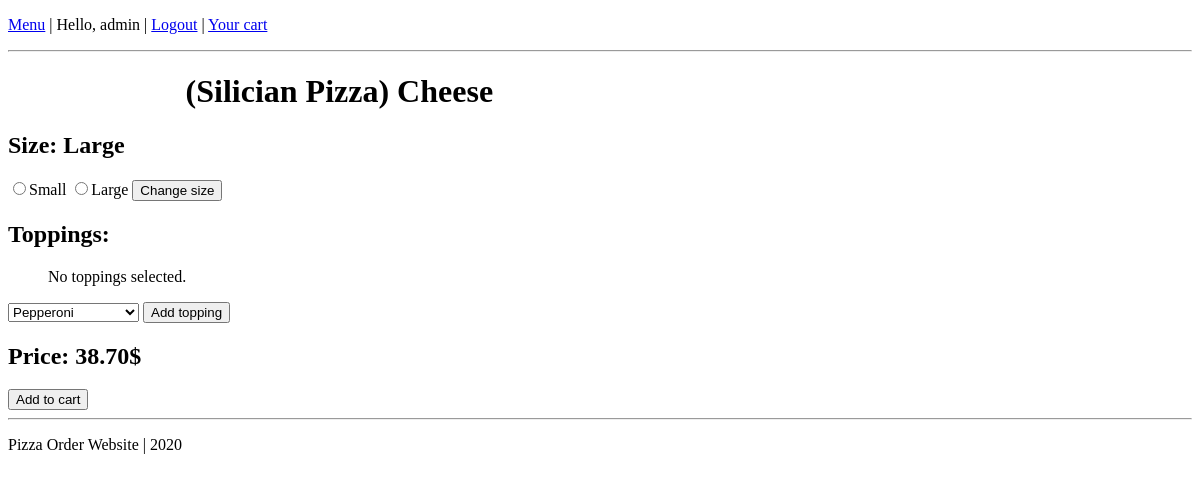
Page /12 (signed in) on the committed database.
### orders/models.py (models this page shows, shortened)
class MenuItem(models.Model):
    name_parent = models.ForeignKey(ItemName, on_delete=models.CASCADE, related_name='item_list', verbose_name='(Kind) - Name', default=-1)
    size_parent = models.ForeignKey(ItemSize, on_delete=models.CASCADE, related_name='item_list', verbose_name='(Kind) - Size', default=-1)
    price = models.DecimalField(max_digits=5, decimal_places=2, blank=False, default=0)
    @property
    def kind_parent(self):
        return self.name_parent.kind_parent
    @property
    def kind(self):
        return self.name_parent.kind_parent.kind
    @property
    def name(self):
        return self.name_parent.name
    @property
    def size(self):
        return self.size_parent.size

class ItemName(models.Model):
    kind_parent = models.ForeignKey(ItemKind, on_delete=models.CASCADE, related_name="name_list", verbose_name='Kind', default=-1)
    name = models.CharField(max_length=64, blank=False, default='')

class ItemKind(models.Model):
    kind = models.CharField(max_length=64, blank=False, default='')

class ItemSize(models.Model):
    kind_parent = models.ForeignKey(ItemKind, on_delete=models.CASCADE, related_name="size_list", verbose_name='Kind', default=-1)
    size = models.CharField(max_length=64, blank=False, default='')

### orders/views.py (the view, shortened to what this page needs)
# urls.py: path("<int:menu_id>", views.item_info, name="item_info"),
def item_info(request, menu_id):
    if not request.user.is_authenticated:
        return render(request, 'error.html', context={"message": "Only authenticated users are able to prepare and submit orders."})
    item = MenuItem.objects.get(id=menu_id)
    if not item:
        raise Http404('Item not in menu.')
    if 'pizza' in item.kind:
        selected_toppings = request.session.get('selected_toppings', [])
        if request.method == 'POST':
            new_topping = request.POST.get('topping', None)
            toDelete_topping = request.POST.get('delete', None)
            if new_topping:
                new_topping = int(new_topping)
            if toDelete_topping:
                toDelete_topping = int(toDelete_topping)
            if new_topping and not new_topping in selected_toppings:
                selected_toppings.append(new_topping)
            elif toDelete_topping and toDelete_topping in selected_toppings:
                selected_toppings.remove(toDelete_topping)
        else:
            selected_toppings = []
        request.session['selected_toppings'] = selected_toppings
        request.session.modified = True
        def numberOfToppingsToName(kind, x):
            if x > 3:
                return 'Special'
            if kind == 'silician pizza':
                return {0: 'Cheese', 1: '1 item', 2: '2 items', 3: '3 items'}[x]
            else:
                return {0: 'Cheese', 1: '1 topping', 2: '2 toppings', 3: '3 toppings'}[x]
        item = MenuItem.objects.filter(
                name_parent__kind_parent__kind = item.kind,
                name_parent__name = numberOfToppingsToName(item.kind, len(selected_toppings)),
                size_parent__size = item.size
                ).first()
        new_size = request.POST.get('size', None)
        if item and new_size:
             item = MenuItem.objects.filter(
                    name_parent__kind_parent__kind = item.kind,
                    name_parent__name = item.name,
                    size_parent__size = new_size
                    ).first()
        context = {
            "item": item,
            "selected_toppings": Topping.objects.filter(id__in=selected_toppings),
            "not_selected_toppings": Topping.objects.exclude(id__in=selected_toppings).all(),
        }
        return render(request, "orders/item_info.html", context)
    else:
        return render(request, "error.html", context={"message": "Currently not supported."})

### orders/templates/orders/item_info.html (shortened to what this page needs)
{% extends "base.html" %}
{% block body %}
    <h1 style="padding-left:15%">({{ item.kind|title }}) {{ item.name }}</h1>
    <h2>Size: {{ item.size }}</h2>
    <form action="{% url 'item_info' item.id %}" method="post">
        {% for size in item.kind_parent.size_list.all %}
            <input type="radio" name="size" value="{{ size.size }}">{{ size.size }}
        {% endfor %}
        <input type="submit" value="Change size"/>
    </form>
    <h2>Toppings:</h2>
    <ul class="nobull">
        {% for topping in selected_toppings %}
            <li>
                <form action="{% url 'item_info' item.id %}" method="post">
                    {% csrf_token %}
                    <button type="submit" name="delete" value="{{ topping.id }}">x</button> {{ topping.name }}
                </form>
            </li>
        {% empty %}
            <li>No toppings selected.</li>
        {% endfor %}
    </ul>
    {% if selected_toppings|length < 5 %}
        <form action="{% url 'item_info' item.id %}" method="post">
            <select name="topping">
                {% for topping in not_selected_toppings %}
                    <option value="{{ topping.id }}">{{ topping.name }}</option>
                {% endfor %}
            </select>
            <input type="submit" value="Add topping"/>
        </form>
    {% else %}
        <p>Maximum number of toppings reached.</p>
    {% endif %}
    <h2>Price: {{ item.price }}$</h2>
    <form action="{% url 'add_to_cart' %}" method="post">{% csrf_token %}
        <button type="submit" name="cart_item" value="{{ item.id }}">Add to cart</button>
    </form>
{% endblock %}

### templates/base.html (shortened to what this page needs)
{% load static %}
<!DOCTYPE html>
<html>
	<head>
        <link rel="stylesheet" type="text/css" href="{% static 'site.css' %}"/>
        {% if request.user.is_authenticated %}
            <p>
                <a href="{% url 'index' %}">Menu</a> |
                Hello, {{ request.user.username }} |
                <a href="{% url 'logout' %}">Logout</a> |
                <a href="{% url 'cart' %}">Your cart</a>
            </p>
        {% else %}
            <p>
                <a href="{% url 'index' %}">Menu</a> |
                <a href="{% url 'register' %}">Register</a> |
                <a href="{% url 'login' %}">Login</a>
            </p>
        {% endif %}
        <hr>
	</head>
	<body>
        {% block body %}
        {% endblock %}
	</body>
    <footer>
        <hr>
        <p>Pizza Order Website | 2020</p>
    </footer>
</html>

### static/site.css (style rules this page uses)
.nobull { list-style-type: none; }

### rows in the picture
MenuItem: kind "Silician Pizza", name "Cheese", size "Large", price "38.70"
ItemSize: size "Small"
ItemSize: size "Large"

### other values in the picture
{{ request.user.username }} "admin"
form field topping "Pepperoni"
